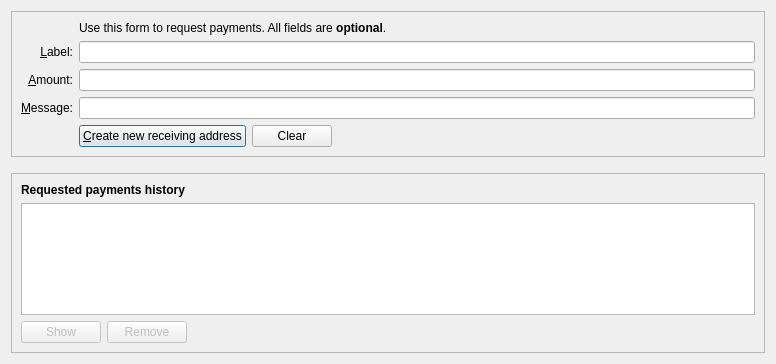
<?xml version="1.0" encoding="UTF-8"?>
<ui version="4.0">
 <class>ReceiveCoinsDialog</class>
 <widget class="QDialog" name="ReceiveCoinsDialog">
  <property name="geometry">
   <rect>
    <x>0</x>
    <y>0</y>
    <width>776</width>
    <height>364</height>
   </rect>
  </property>
  <layout class="QVBoxLayout" name="verticalLayout" stretch="0,0,1">
   <item>
    <widget class="QFrame" name="frame2">
     <property name="sizePolicy">
      <sizepolicy hsizetype="Preferred" vsizetype="Expanding">
       <horstretch>0</horstretch>
       <verstretch>0</verstretch>
      </sizepolicy>
     </property>
     <property name="frameShape">
      <enum>QFrame::StyledPanel</enum>
     </property>
     <property name="frameShadow">
      <enum>QFrame::Sunken</enum>
     </property>
     <layout class="QVBoxLayout" name="verticalLayout_3">
      <item>
       <layout class="QGridLayout" name="gridLayout">
        <item row="6" column="0">
         <widget class="QLabel" name="label_3">
          <property name="toolTip">
           <string>An optional message to attach to the payment request, which will be displayed when the request is opened. Note: The message will not be sent with the payment over the Dogecoin network.</string>
          </property>
          <property name="text">
           <string>&amp;Message:</string>
          </property>
          <property name="alignment">
           <set>Qt::AlignRight|Qt::AlignTrailing|Qt::AlignVCenter</set>
          </property>
          <property name="buddy">
           <cstring>reqMessage</cstring>
          </property>
         </widget>
        </item>
        <item row="4" column="2">
         <widget class="QLineEdit" name="reqLabel">
          <property name="toolTip">
           <string>An optional label to associate with the new receiving address (used by you to identify an invoice).  It is also attached to the payment request.</string>
          </property>
         </widget>
        </item>
        <item row="6" column="2">
         <widget class="QLineEdit" name="reqMessage">
          <property name="toolTip">
           <string>An optional message that is attached to the payment request and may be displayed to the sender.</string>
          </property>
         </widget>
        </item>
        <item row="2" column="2">
         <widget class="QLabel" name="label_5">
          <property name="text">
           <string>Use this form to request payments. All fields are &lt;b&gt;optional&lt;/b&gt;.</string>
          </property>
         </widget>
        </item>
        <item row="4" column="0">
         <widget class="QLabel" name="label_2">
          <property name="toolTip">
           <string>An optional label to associate with the new receiving address.</string>
          </property>
          <property name="text">
           <string>&amp;Label:</string>
          </property>
          <property name="alignment">
           <set>Qt::AlignRight|Qt::AlignTrailing|Qt::AlignVCenter</set>
          </property>
          <property name="buddy">
           <cstring>reqLabel</cstring>
          </property>
         </widget>
        </item>
        <item row="5" column="0">
         <widget class="QLabel" name="label">
          <property name="toolTip">
           <string>An optional amount to request. Leave this empty or zero to not request a specific amount.</string>
          </property>
          <property name="text">
           <string>&amp;Amount:</string>
          </property>
          <property name="alignment">
           <set>Qt::AlignRight|Qt::AlignTrailing|Qt::AlignVCenter</set>
          </property>
          <property name="buddy">
           <cstring>reqAmount</cstring>
          </property>
         </widget>
        </item>
        <item row="5" column="2">
         <widget class="BitcoinAmountField" name="reqAmount">
          <property name="minimumSize">
           <size>
            <width>80</width>
            <height>0</height>
           </size>
          </property>
          <property name="toolTip">
           <string>An optional amount to request. Leave this empty or zero to not request a specific amount.</string>
          </property>
         </widget>
        </item>
        <item row="7" column="2">
         <layout class="QHBoxLayout" name="horizontalLayout">
          <item>
           <widget class="QPushButton" name="receiveButton">
            <property name="minimumSize">
             <size>
              <width>150</width>
              <height>0</height>
             </size>
            </property>
            <property name="text">
             <string>&amp;Create new receiving address</string>
            </property>
            <property name="icon">
             <iconset resource="../bitcoin.qrc">
              <normaloff>:/icons/receiving_addresses</normaloff>:/icons/receiving_addresses</iconset>
            </property>
            <property name="autoDefault">
             <bool>false</bool>
            </property>
            <property name="default">
             <bool>true</bool>
            </property>
           </widget>
          </item>
          <item>
           <widget class="QPushButton" name="clearButton">
            <property name="sizePolicy">
             <sizepolicy hsizetype="Minimum" vsizetype="Fixed">
              <horstretch>0</horstretch>
              <verstretch>0</verstretch>
             </sizepolicy>
            </property>
            <property name="toolTip">
             <string>Clear all fields of the form.</string>
            </property>
            <property name="text">
             <string>Clear</string>
            </property>
            <property name="icon">
             <iconset resource="../bitcoin.qrc">
              <normaloff>:/icons/remove</normaloff>:/icons/remove</iconset>
            </property>
            <property name="autoDefault">
             <bool>false</bool>
            </property>
           </widget>
          </item>
          <item>
           <spacer name="horizontalSpacer">
            <property name="orientation">
             <enum>Qt::Horizontal</enum>
            </property>
            <property name="sizeHint" stdset="0">
             <size>
              <width>40</width>
              <height>20</height>
             </size>
            </property>
           </spacer>
          </item>
         </layout>
        </item>
        <item row="7" column="0">
         <widget class="QLabel" name="label_7">
          <property name="text">
           <string/>
          </property>
         </widget>
        </item>
       </layout>
      </item>
     </layout>
    </widget>
   </item>
   <item>
    <spacer name="verticalSpacer_2">
     <property name="orientation">
      <enum>Qt::Vertical</enum>
     </property>
     <property name="sizeHint" stdset="0">
      <size>
       <width>20</width>
       <height>10</height>
      </size>
     </property>
    </spacer>
   </item>
   <item>
    <widget class="QFrame" name="frame">
     <property name="sizePolicy">
      <sizepolicy hsizetype="Preferred" vsizetype="Expanding">
       <horstretch>0</horstretch>
       <verstretch>0</verstretch>
      </sizepolicy>
     </property>
     <property name="frameShape">
      <enum>QFrame::StyledPanel</enum>
     </property>
     <property name="frameShadow">
      <enum>QFrame::Raised</enum>
     </property>
     <layout class="QVBoxLayout" name="verticalLayout_2">
      <item>
       <widget class="QLabel" name="label_6">
        <property name="font">
         <font>
          <weight>75</weight>
          <bold>true</bold>
         </font>
        </property>
        <property name="text">
         <string>Requested payments history</string>
        </property>
       </widget>
      </item>
      <item>
       <widget class="QTableView" name="recentRequestsView">
        <property name="contextMenuPolicy">
         <enum>Qt::CustomContextMenu</enum>
        </property>
        <property name="tabKeyNavigation">
         <bool>false</bool>
        </property>
        <property name="sortingEnabled">
         <bool>true</bool>
        </property>
       </widget>
      </item>
      <item>
       <layout class="QHBoxLayout" name="horizontalLayout_2">
        <item>
         <widget class="QPushButton" name="showRequestButton">
          <property name="enabled">
           <bool>false</bool>
          </property>
          <property name="toolTip">
           <string>Show the selected request (does the same as double clicking an entry)</string>
          </property>
          <property name="text">
           <string>Show</string>
          </property>
          <property name="icon">
           <iconset resource="../bitcoin.qrc">
            <normaloff>:/icons/edit</normaloff>:/icons/edit</iconset>
          </property>
          <property name="autoDefault">
           <bool>false</bool>
          </property>
         </widget>
        </item>
        <item>
         <widget class="QPushButton" name="removeRequestButton">
          <property name="enabled">
           <bool>false</bool>
          </property>
          <property name="toolTip">
           <string>Remove the selected entries from the list</string>
          </property>
          <property name="text">
           <string>Remove</string>
          </property>
          <property name="icon">
           <iconset resource="../bitcoin.qrc">
            <normaloff>:/icons/remove</normaloff>:/icons/remove</iconset>
          </property>
          <property name="autoDefault">
           <bool>false</bool>
          </property>
         </widget>
        </item>
        <item>
         <spacer name="horizontalSpacer_2">
          <property name="orientation">
           <enum>Qt::Horizontal</enum>
          </property>
          <property name="sizeHint" stdset="0">
           <size>
            <width>40</width>
            <height>20</height>
           </size>
          </property>
         </spacer>
        </item>
       </layout>
      </item>
     </layout>
    </widget>
   </item>
  </layout>
 </widget>
 <customwidgets>
  <customwidget>
   <class>BitcoinAmountField</class>
   <extends>QLineEdit</extends>
   <header>qt/bitcoinamountfield.h</header>
   <container>1</container>
  </customwidget>
 </customwidgets>
 <tabstops>
  <tabstop>reqLabel</tabstop>
  <tabstop>reqAmount</tabstop>
  <tabstop>reqMessage</tabstop>
  <tabstop>receiveButton</tabstop>
  <tabstop>clearButton</tabstop>
  <tabstop>recentRequestsView</tabstop>
  <tabstop>showRequestButton</tabstop>
  <tabstop>removeRequestButton</tabstop>
 </tabstops>
 <resources>
  <include location="../bitcoin.qrc"/>
 </resources>
 <connections/>
</ui>
